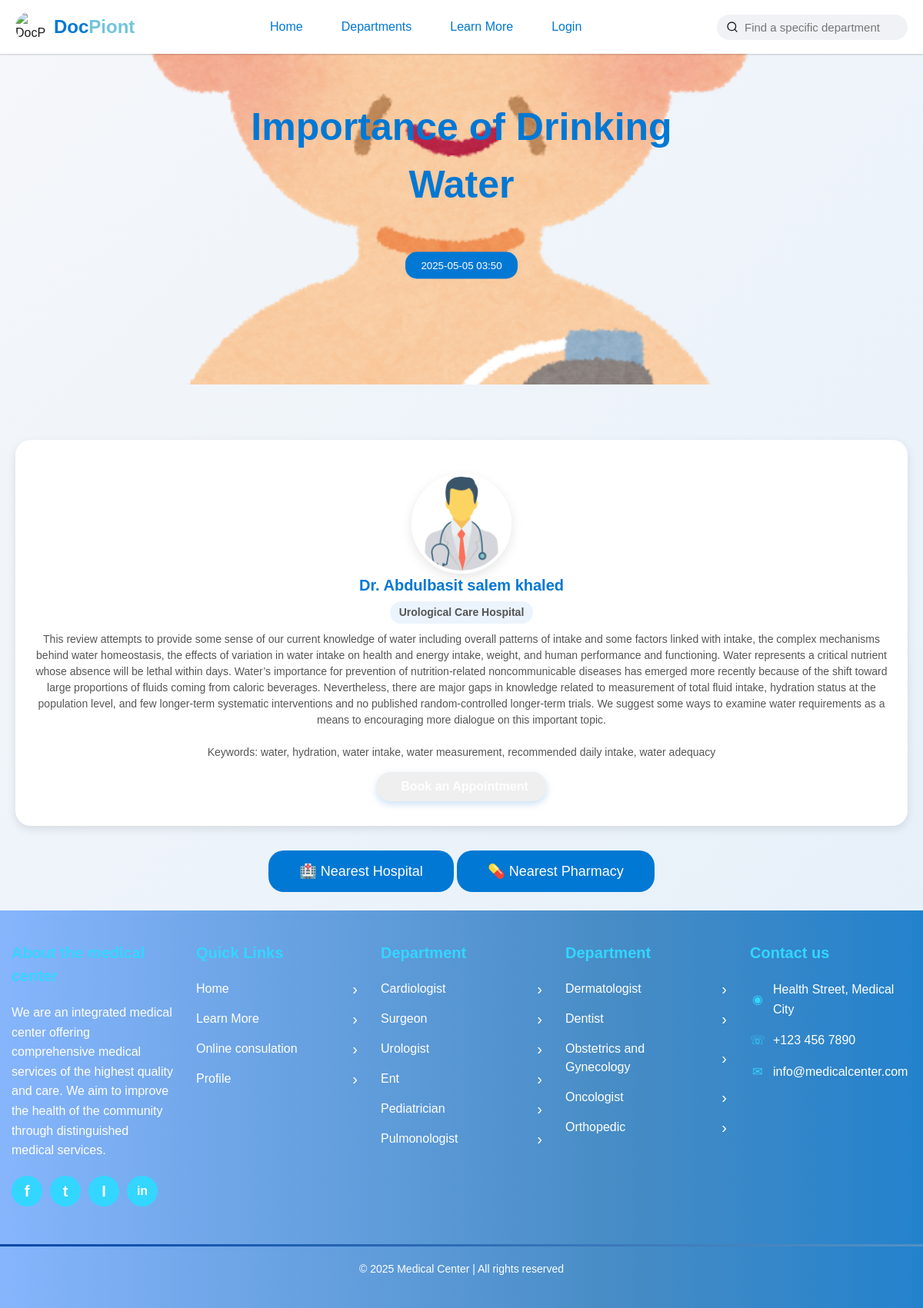
The page /post.php?id=1 on the database its author committed.
### tables this page shows
CREATE TABLE `posts` (
  `id` int(11) NOT NULL,
  `title` varchar(255) DEFAULT NULL,
  `content` text DEFAULT NULL,
  `doctor_id` int(11) DEFAULT NULL,
  `image` varchar(225) DEFAULT NULL,
  `updated_at` datetime DEFAULT current_timestamp() ON UPDATE current_timestamp(),
  `created_at` datetime DEFAULT current_timestamp()
);

CREATE TABLE `doctors` (
  `id` int(11) NOT NULL,
  `name` varchar(100) DEFAULT NULL,
  `specialization` varchar(50) DEFAULT 'General',
  `phone` varchar(11) DEFAULT NULL,
  `email` varchar(200) DEFAULT NULL,
  `password` varchar(255) DEFAULT NULL,
  `hospital_id` int(11) DEFAULT NULL,
  `image` varchar(255) DEFAULT 'img/doctor.png',
  `created_at` datetime DEFAULT current_timestamp(),
  `updated_at` datetime DEFAULT current_timestamp() ON UPDATE current_timestamp(),
  `education` text DEFAULT NULL,
  `experience_years` varchar(20) DEFAULT NULL,
  `working_hours` varchar(100) DEFAULT NULL,
  `languages` varchar(255) DEFAULT 'Arabic',
  `birthday` date DEFAULT NULL,
  `department_id` int(11) DEFAULT NULL,
  `clinic_price` int(11) DEFAULT 150,
  `online_price` int(11) DEFAULT 100
);

### post.php (the view, shortened to what this page needs)
<?php session_start();
$post_id = (int)$_GET['id'];
include_once "includes/database.php";
$sql = "SELECT a.title, a.content, a.image post_image, a.created_at,d.id, d.name,d.specialization,d.image
      FROM posts a
      JOIN doctors d ON a.doctor_id = d.id
      WHERE a.id = ?";
$stmt = $conn->prepare($sql);
$stmt->bind_param("i", $post_id);
$stmt->execute();
$result = $stmt->get_result();
$post = $result->fetch_assoc();
?>
<!DOCTYPE html>
<html lang="en" >
<head>
    <link rel="stylesheet" href="css/patient.css">
</head>
<body style="text-align:center; font-family:Arial;  ">
<?php
  include_once "includes/header.php";
?>
  <div class="hero">
    <?php if (!empty($post['post_image']) && file_exists($post['post_image'])){ ?>
      <img src="<?= htmlspecialchars($post['post_image']) ?>" alt="Article Image"  class="background" />
    <?php } else { ?>
      <img src="img/background.jpeg" alt="Background" />
      <?php }?>
    <div class="overly">
      <h1><?= htmlspecialchars($post['title']) ?></h1>
      <div class="buttons">
      <button><?= date("Y-m-d H:i", strtotime(htmlspecialchars($post['created_at']))) ?></button>
      </div>
    </div>
  </div>
  <div class="contaier">
</div>
<div class="container-w">
      <div class="article-card">
      <?php if (!empty($post['image']) && file_exists($post['image'])){ ?>
      <div class="doctor-image">
        <img src="<?= htmlspecialchars($post['image']) ?>" alt="Dr. <?= htmlspecialchars($post['name']) ?>" title="Dr. <?= htmlspecialchars($post['name']) ?>">
      </div>
      <?php } ?>
      <div class="content">
        <h2 class="doctor-name">Dr. <?= htmlspecialchars($post['name']) ?></h2>
          <?php if (!empty($post['specialization'])){ ?>
          <p class="doctor-specialty"><?= htmlspecialchars($post['specialization']) ?></p>
          <?php }?>
          <div class="doctor-info">
              <div class="info-item">
                <p><?= nl2br(htmlspecialchars($post['content'])) ?></p>
              </div>
          </div>
          <button class="book-button">
            <a href="<?= BASE_URL ?>departments/book.php?id=<?= htmlspecialchars($post['id']) ?>">Book an Appointment</a>
          </button>
      </div>
    </div>
</div>
<div class="u">
  <button class="neu-button" onclick="findNearby('hospital')" >🏥 Nearest Hospital</button>
  <button class="neu-button" onclick="findNearby('pharmacy')">💊 Nearest Pharmacy</button>
</div>
<br>
<?php
    include_once "includes/footer.php";
?>
</body>
</html>

### includes/header.php (shortened to what this page needs)
<?php
$current_page = basename($_SERVER['REQUEST_URI']);
$current_uri = $_SERVER['REQUEST_URI'];
?>
<div class="icon-background" id="icon-background"></div>
  <nav class="navbar">
    <div class="nav-content">
        <div class="nav-logo">
            <img src="<?= BASE_URL ?>img/cardiologist.gif" alt="DocPoint Logo">
            <div class="logo-text">Doc<span>Piont</span></div>
        </div>
        <div class="nav-links">
            <a href="<?= BASE_URL ?>index.php" class="nav-link <?= $current_page == 'index.php' ? 'active' : '' ?>">Home</a>
            <div class="nav-dropdown" >
                <a class="nav-link <?= strpos($current_uri, 'departments') !== false ? 'active' : '' ?>" >Departments</a>
            </div>
            <a href="<?= BASE_URL ?>learn-more.php" class="nav-link <?= $current_page == 'learn-more.php' ? 'active' : '' ?>">Learn More</a>
            <?php if (isset($_SESSION['user_id'])): ?>
                <a href="<?= BASE_URL ?>logout.php" class="nav-link" id="logout">Log Out</a>
            <?php else: ?>
                <a href="<?= BASE_URL ?>index.php#auth-section" class="nav-link">Login</a>
            <?php endif; ?>
        </div>
        <div class="nav-right">
            <div class="search-box">
                <svg width="16" height="16" viewBox="0 0 24 24" fill="none" stroke="currentColor" stroke-width="2" stroke-linecap="round" stroke-linejoin="round">
                    <circle cx="11" cy="11" r="8"></circle>
                    <line x1="21" y1="21" x2="16.65" y2="16.65"></line>
                </svg>
                <input type="text" placeholder="Find a specific department" id="searchPage"  onkeydown="if(event.key === 'Enter') goToPage()">
            </div>
        </div>
    </div>
</nav>

### includes/footer.php (shortened to what this page needs)
<footer class="footer">
    <div class="footer-container">
        <div class="footer-content">
            <div class="footer-section">
                <h3>About the medical center</h3>
                <p>We are an integrated medical center offering comprehensive medical services of the highest quality and care. We aim to improve the health of the community through distinguished medical services.</p>
                <div class="social-links">
                <a href="https://www.facebook.com" class="fb" title="Facebook" target="_blank" rel="noopener"></a>
                <a href="https://www.twitter.com" class="tw" title="Twitter" target="_blank" rel="noopener"></a>
                <a href="https://www.instagram.com" class="ig" title="Instagram" target="_blank" rel="noopener"></a>
                <a href="https://www.linkedin.com" class="ln" title="LinkedIn" target="_blank" rel="noopener"></a>
                </div>
            </div>
            <div class="footer-section">
              <h3>Quick Links</h3>
              <ul>
              <li><a href="<?= BASE_URL ?>index.php">Home</a></li>
              <li><a href="<?= BASE_URL ?>learn-more.php">Learn More</a></li>
              <li><a href="<?= BASE_URL ?>departments/book.php">Online consulation</a></li>
              <li><a href="<?= BASE_URL ?>patientedit.php">Profile</a></li>
              </ul>
            </div>
            <div class="footer-section">
              <h3>Department</h3>
              <ul>
              <li><a href="<?= BASE_URL ?>departments/cardiologist.php">Cardiologist</a></li>
              <li><a href="<?= BASE_URL ?>departments/surgeon.php">Surgeon</a></li>
              <li><a href="<?= BASE_URL ?>departments/urologist.php">Urologist</a></li>
              <li><a href="<?= BASE_URL ?>departments/ent.php">Ent</a></li>
              <li><a href="<?= BASE_URL ?>departments/pediatrician.php">Pediatrician</a></li>
              <li><a href="<?= BASE_URL ?>departments/pulmonologist.php">Pulmonologist</a></li>
              </ul>
            </div>
            <div class="footer-section">
              <h3>Department</h3>
              <ul>
              <li><a href="<?= BASE_URL ?>departments/dermatologist.php">Dermatologist</a></li>
              <li><a href="<?= BASE_URL ?>departments/dentist.php">Dentist</a></li>
              <li><a href="<?= BASE_URL ?>departments/gynaecologist.php">Obstetrics and Gynecology</a></li>
              <li><a href="<?= BASE_URL ?>departments/oncologist.php">Oncologist</a></li>
              <li><a href="<?= BASE_URL ?>departments/orthopedic.php">Orthopedic</a></li>
              </ul>
            </div>
            <div class="footer-section">
              <h3>Contact us</h3>
                <p class="contact-info contact-address">
                  Health Street, Medical City
                              </p>
                <p class="contact-info contact-phone">
                    +123 456 7890
                </p>
                <p class="contact-info contact-email">
                    info@medicalcenter.com
                </p>
            </div>
        </div>
        <div class="footer-bottom">
          <p>&copy; 2025 Medical Center | All rights reserved</p>
        </div>
    </div>
  </footer>

### post.php (style rules this page uses)
.article-card { margin: 32px 20px; padding: 32px 0; max-width: 100%; }
.article-card .content { padding: 0 15px; }

### includes/header.php (style rules this page uses)
.nav-link { padding: 8px 15px; }

### rows shown on the page
posts: image (picture), title "Importance of Drinking Water", created_at "2025-05-05 03:50", doctor.image (picture), doctor.name "Abdulbasit salem khaled", doctor.specialization "Urological Care Hospital", content "This review attempts to provide some sense of our current knowledge of water including overall patterns of intake and some factors linked with intake, the complex mechanisms behind water homeostasis, the effects of variation in water intake on health and energy intake, weight, and human performance and functioning. Water represents a critical nutrient whose absence will be lethal within days. Water’s importance for prevention of nutrition-related noncommunicable diseases has emerged more recently because of the shift toward large proportions of fluids coming from caloric beverages. Nevertheless, there are major gaps in knowledge related to measurement of total fluid intake, hydration status…"
